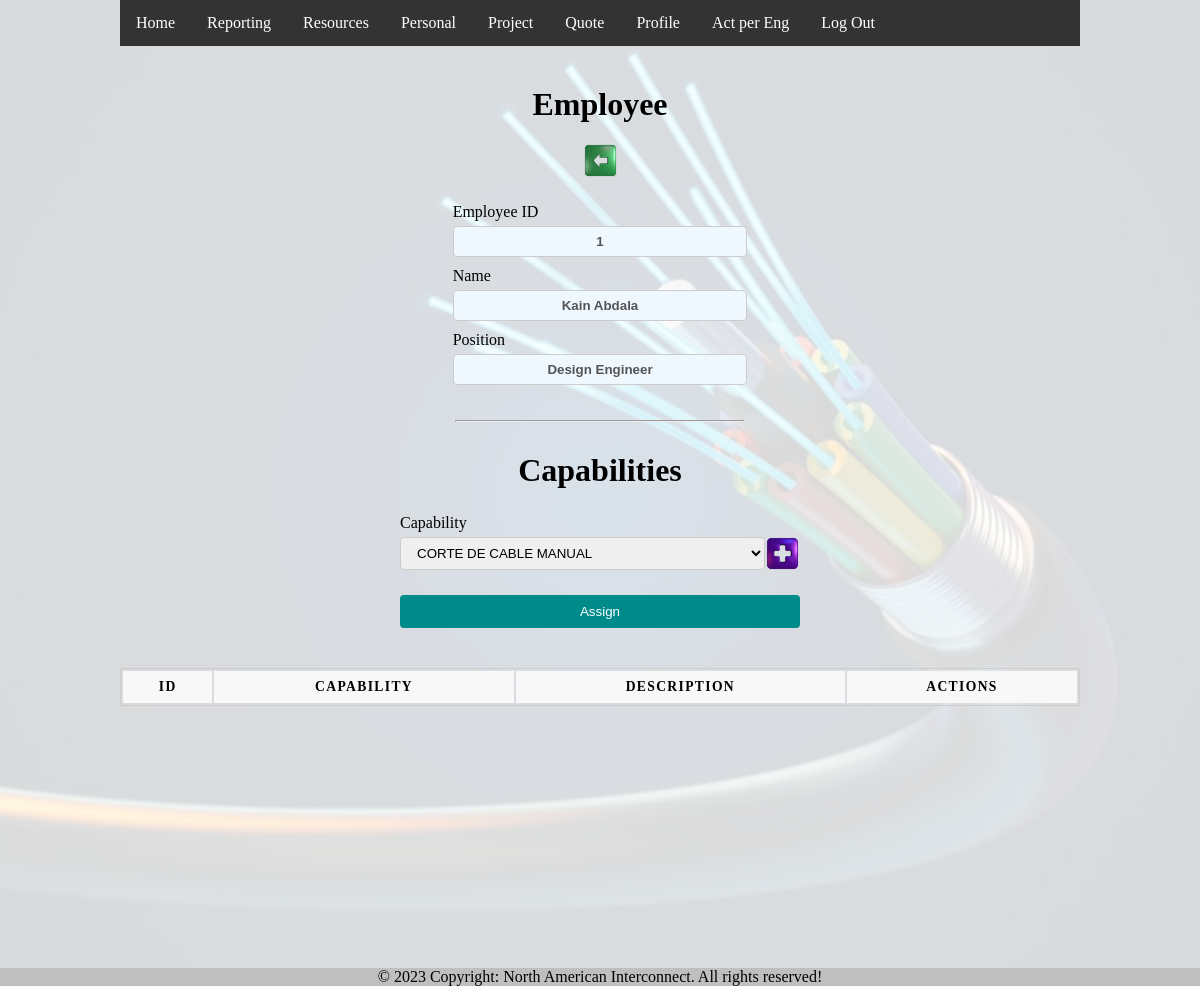
The page /empleado_capacidades.php?id=1 (signed in) on the database its author committed.
### tables this page shows
CREATE TABLE `empleado` (
  `idEmpleado` int(11) NOT NULL,
  `numEmpleado` varchar(10) NOT NULL,
  `nombre` varchar(50) NOT NULL,
  `fechaCrea` datetime NOT NULL DEFAULT current_timestamp(),
  `correo` varchar(30) NOT NULL,
  `celular` varchar(10) DEFAULT NULL,
  `activo` tinyint(1) NOT NULL,
  `notas` text DEFAULT NULL,
  `idPuesto` int(11) NOT NULL,
  `idDepartamento` int(11) NOT NULL,
  `asignableAct` tinyint(1) DEFAULT NULL,
  `asignableAsResp` tinyint(4) DEFAULT NULL
);

CREATE TABLE `puesto` (
  `idPuesto` int(11) NOT NULL,
  `nombre` varchar(50) NOT NULL,
  `descripcion` text NOT NULL,
  `fechaCrea` datetime NOT NULL DEFAULT current_timestamp(),
  `responsabilidades` text DEFAULT NULL
);

### empleado_capacidades.php (the view, shortened to what this page needs)
<?php
  include "inc/header.php";
  function cleanInput($value)
  {
      $value = preg_replace("/[\'\")(;|`,<>]/", "", $value);
      return $value;
  }
  if (isset($_GET['idCapacidades'])) {
      $id=cleanInput($_GET['id']);
      $idCapacidades=cleanInput($_GET['idCapacidades']);
      include "inc/conexion.php";
      $stmt = $dbh-> prepare("DELETE FROM capacidades
                              WHERE idCapacidades = $idCapacidades");
      $stmt->execute();
  } elseif (isset($_GET['id'])) {
      $id=cleanInput($_GET['id']);
  }
      try {
          $stmt = $dbh->prepare("SELECT idEmpleado, empleado.nombre AS enombre, puesto.nombre AS pnombre
                                FROM empleado
                                INNER JOIN puesto
                                ON empleado.idPuesto = puesto.idPuesto
                                WHERE idEmpleado = $id");
          $stmt->execute();
          $stmt3 = $dbh->prepare("SELECT idCapacidad, nombreCapacidad
                                  FROM capacidad
                                  WHERE  idCapacidad NOT IN (SELECT idCapacidad FROM capacidades WHERE idEmpleado = $id)");
          $stmt3->execute();
      } catch (\Exception $e) {
          alert("Error: $e");
      }
?>
      <!DOCTYPE html>
        <div class="flex-container">
          <h1>Employee</h1>
          <a href='empleado.php'>
              <div class='icon-container' style="margin: 20px 0px;">
                  <div class='back-icon-green'></div>
              </div>
          </a>
<?php
          while ($resultado = $stmt->fetch()) {
              ?>
              <div class="">
                  <div class="input-field">
                      <label for="idEmpleado">Employee ID</label>
                      <input name="idEmpleado" type="text" style="text-align:center; font-weight:bold; background-color: AliceBlue;" value="<?php echo $resultado->idEmpleado; ?>" disabled>
                  </div>
                  <div class="input-field">
                      <label for="nombre">Name</label>
                      <input name="nombre" type="text" style="text-align:center; font-weight:bold; background-color: AliceBlue;" value="<?php echo $resultado->enombre; ?>"disabled>
                  </div>
                  <div class="input-field">
                      <label for="puesto">Position</label>
                      <input name="puesto" type="text" style="text-align:center; font-weight:bold; background-color: AliceBlue;" value="<?php echo $resultado->pnombre; ?>"disabled>
                  </div>
              </div>
<?php
          } ?>
          <hr style="width:30%;margin: 30px 0px; text-align:center;margin-left:0">
          <h1>Capabilities</h1>
          <form id="form_empleados" action="empleado_capacidades.php" method="post">
              <div class="input-field">
                  <div class="input-field">
                      <label for="idCapacidad">Capability</label>
                      <div class="">
                        <div class="inline-container">
                          <select name="idCapacidad" required>
                        <?php
                            while ($resultado = $stmt3->fetch()) {
                                ?>
                              <option value="<?php echo $resultado->idCapacidad; ?>">
                        <?php
                              echo $resultado->nombreCapacidad; ?>
                              </option>
                        <?php
                            } ?>
                          </select>
                          <div class="icon-container">
                              <a href="capacidad.php">
                                  <div class="plus-icon"></div>
                              </a>
                          </div>
                        </div>
                      </div>
                  </div>
              </div>
              <input name="btnAsignarCapacidades" type="submit" value="Assign">
          </form>
        </div>
        <div class="flex-container">
          <table>
            <thead>
              <tr>
                <th>ID</th>
                <th>Capability</th>
                <th>Description</th>
                <th>Actions</th>
              </tr>
            </thead>
          </table>
        </div>

### css/style1.css (style rules this page uses)
* { margin: 0; padding: 0; }
html { height: 100%; }
body { background-image: url("/images/fiberBG.jpg"); background-color: rgba(255,255,255,0.85); background-blend-mode: lighten; background-position: center; background-size: cover; display: flex; flex-direction: column; height: 100%; margin: 0; margin-left: 10%; margin-right: 10%; height: auto; padding-bottom: 200px; }
.flex-container { margin-top: 40px; display: flex; flex-wrap: wrap; flex-direction: column; align-items: center; }
.inline-container { width: 100%; align-items: center; display: inline-flex; padding: auto; }
.icon-container { width: auto; display: flex; justify-content: center; }
.icon-container div { height: 35px; width: 35px; }
a { text-decoration: none; }
form { margin-top: 20px; width: 25em; }
.input-field { margin-top: 5px; text-align: left; }
input[type=text], input[type=email], input[type=password], input[type=number], input[type=date], select { width: 100%; padding: 7px 12px; margin-top: 5px; margin-bottom: 5px; display: inline-block; border: 1px solid #ccc; border-radius: 4px; box-sizing: border-box; }
input[type=submit], input[type=button] { width: 100%; align-content: center; background-color: DarkCyan; color: white; padding: 9px 20px; margin-top: 20px; border: none; border-radius: 4px; cursor: pointer; }
table { border: 1px solid #ccc; margin: 0; padding: 0; width: 100%; }
table tr { background-color: #f8f8f8; border: 1px solid #ddd; }
table th, table td { font-size: .85em; text-align: center; }
table th { padding: .600em; font-size: .85em; letter-spacing: .1em; text-transform: uppercase; }
footer { position: fixed; left: 0; bottom: 0; width: 100%; background-color: #efefef; text-align: center; }
.plus-icon { background-image: url('/images/icons/plus-icon.png'); background-size: cover; }
.back-icon-green { background-image: url('/images/icons/back-icon-green.png'); background-size: cover; }

### rows shown on the page
empleado: idEmpleado "1", nombre "Kain Abdala", puesto "Design Engineer"

### other values the page prints
form field idCapacidad "CORTE DE CABLE MANUAL"
